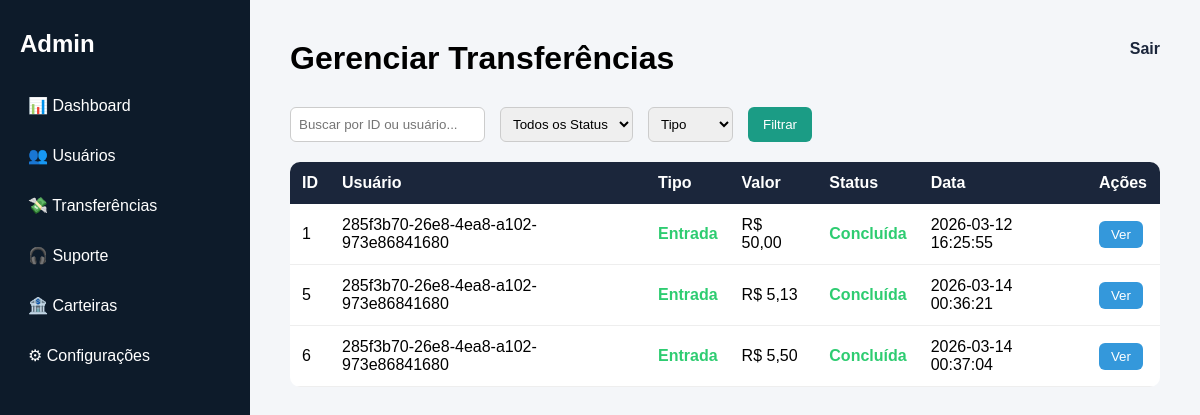
/admin/transferencias, run on the app's committed database.
### tables this page shows
CREATE TABLE transfer_history(
    id INTEGER PRIMARY KEY AUTOINCREMENT,
    source_wallet TEXT,
    destiny_wallet TEXT,
    valor TEXT,
    dia DATE DEFAULT CURRENT_TIMESTAMP,
    transfer_status TEXT
);

### cryptabank/routes.py (the view)
@app.route('/admin/transferencias')
def admin_transf():
    transfs = database.get_all_transfs()
    for t in transfs:
        t['valor'] = int(t['valor'])
    return render_template('admin/admin_transferencias.html', transfs=transfs)

### cryptabank/models.py (called while the page is built)
    def get_all_transfs(self):
        consulta = self.cur.execute('SELECT * FROM transfer_history;').fetchall()
        return [dict(row) for row in consulta]

### cryptabank/templates/admin/admin_transferencias.html (shortened to what this page needs)
<!DOCTYPE html>
<html lang="pt-br">
<head>
    <link rel="stylesheet" href="{{ url_for('static', filename='css/admin.css') }}">
</head>
<body>
<div class="admin-layout">
    <aside class="sidebar">
        <h2>Admin</h2>
        <nav>
            <a href="{{ url_for('admin') }}">📊 Dashboard</a>
            <a href="#">👥 Usuários</a>
            <a href="{{ url_for('admin_transf') }}">💸 Transferências</a>
            <a href="{{ url_for('suporte') }}">🎧 Suporte</a>
            <a href="#">🏦 Carteiras</a>
            <a href="{{ url_for('admin_config') }}">⚙ Configurações</a>
        </nav>
    </aside>
    <main class="main-content">
        <header class="topbar">
            <h1>Gerenciar Transferências</h1>
            <a href="{{ url_for('homepage') }}">Sair</a>
        </header>
        <section class="filtros">
            <input type="text" placeholder="Buscar por ID ou usuário...">
            <select>
                <option value="">Todos os Status</option>
            </select>
            <select>
                <option value="">Tipo</option>
            </select>
            <button>Filtrar</button>
        </section>
        <section class="tabela-transferencias">
            <table>
                <thead>
                    <tr>
                        <th>ID</th>
                        <th>Usuário</th>
                        <th>Tipo</th>
                        <th>Valor</th>
                        <th>Status</th>
                        <th>Data</th>
                        <th>Ações</th>
                    </tr>
                </thead>
                <tbody>
                    {% for t in transfs %}
                        <tr>
                            <td>{{ t.id }}</td>
                            <td>{{ t.source_wallet }}</td>
                            <td class="entrada">Entrada</td>
                            <td>R$ {{ "%.2f"|format((t.valor|int / 100)|float)|replace('.', ',') }}</td>
                            <td class="status concluida">Concluída</td>
                            <td>{{ t.dia }}</td>
                            <td>
                                <button class="btn-detalhe">Ver</button>
                            </td>
                        </tr>
                    {% endfor %}
                </tbody>
            </table>
        </section>
    </main>
</div>
</body>
</html>

### cryptabank/static/css/admin.css (style rules this page uses)
* { margin: 0; padding: 0; box-sizing: border-box; font-family: Arial, sans-serif; }
body { background-color: #f4f6f9; }
.admin-layout { display: flex; min-height: 100vh; }
.sidebar { width: 220px; background-color: #0d1b2a; color: white; padding: 30px 20px; }
.sidebar h2 { margin-bottom: 30px; }
.sidebar nav { display: flex; flex-direction: column; gap: 15px; }
.sidebar a { text-decoration: none; color: white; padding: 8px; border-radius: 6px; transition: 0.2s; }
.main-content { flex: 1; padding: 40px; }
.topbar { display: flex; justify-content: space-between; margin-bottom: 30px; }
.topbar a { text-decoration: none; color: #1b263b; font-weight: bold; }
table { width: 100%; border-collapse: collapse; background: white; border-radius: 10px; overflow: hidden; }
thead { background-color: #1b263b; color: white; }
th, td { padding: 12px; text-align: left; }
tbody tr { border-bottom: 1px solid #eee; }
button { padding: 6px 12px; border: none; border-radius: 6px; background-color: #1b9c85; color: white; cursor: pointer; }
.filtros { display: flex; gap: 15px; margin-bottom: 20px; flex-wrap: wrap; }
.filtros input, .filtros select { padding: 8px; border-radius: 6px; border: 1px solid #ccc; }
.filtros button { padding: 8px 15px; background-color: #1b9c85; color: white; border: none; border-radius: 6px; cursor: pointer; }
.status.concluida { color: #2ecc71; font-weight: bold; }
.entrada { color: #2ecc71; font-weight: bold; }
.btn-detalhe { background-color: #3498db; margin-right: 5px; }
.sidebar { width: 250px; flex-shrink: 0; }

### data on the page
transfer_history: id "1", source_wallet "285f3b70-26e8-4ea8-a102-973e86841680", valor "50,00", dia "2026-03-12 16:25:55"
transfer_history: id "5", source_wallet "285f3b70-26e8-4ea8-a102-973e86841680", valor "5,13", dia "2026-03-14 00:36:21"
transfer_history: id "6", source_wallet "285f3b70-26e8-4ea8-a102-973e86841680", valor "5,50", dia "2026-03-14 00:37:04"
